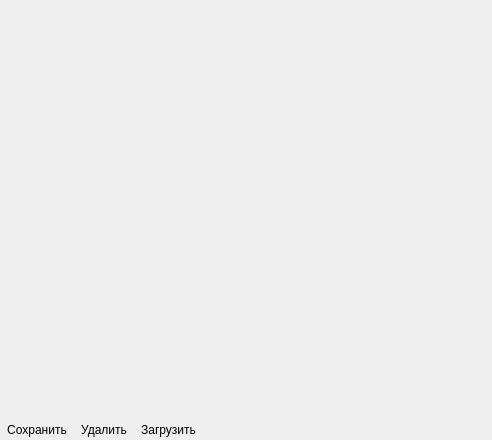
<?xml version="1.0" encoding="UTF-8"?>
<ui version="4.0">
 <class>PresetsList</class>
 <widget class="QWidget" name="PresetsList">
  <property name="geometry">
   <rect>
    <x>0</x>
    <y>0</y>
    <width>492</width>
    <height>440</height>
   </rect>
  </property>
  <property name="windowTitle">
   <string>Form</string>
  </property>
  <layout class="QVBoxLayout" name="verticalLayout">
   <property name="spacing">
    <number>0</number>
   </property>
   <property name="leftMargin">
    <number>0</number>
   </property>
   <property name="topMargin">
    <number>0</number>
   </property>
   <property name="rightMargin">
    <number>0</number>
   </property>
   <property name="bottomMargin">
    <number>0</number>
   </property>
   <item>
    <widget class="HelperLibraryNS::ExtList" name="extList"/>
   </item>
   <item>
    <layout class="QHBoxLayout" name="horizontalLayout">
     <item>
      <widget class="QToolButton" name="saveBtn">
       <property name="toolTip">
        <string>Сохранить предустановку</string>
       </property>
       <property name="statusTip">
        <string>Сохранить предустановку</string>
       </property>
       <property name="text">
        <string>Сохранить</string>
       </property>
       <property name="iconSize">
        <size>
         <width>32</width>
         <height>32</height>
        </size>
       </property>
       <property name="autoRaise">
        <bool>true</bool>
       </property>
      </widget>
     </item>
     <item>
      <widget class="QToolButton" name="removeBtn">
       <property name="toolTip">
        <string>Удалить выбранную предустановку</string>
       </property>
       <property name="statusTip">
        <string>Удалить выбранную предустановку</string>
       </property>
       <property name="text">
        <string>Удалить</string>
       </property>
       <property name="iconSize">
        <size>
         <width>32</width>
         <height>32</height>
        </size>
       </property>
       <property name="autoRaise">
        <bool>true</bool>
       </property>
      </widget>
     </item>
     <item>
      <widget class="QToolButton" name="loadBtn">
       <property name="toolTip">
        <string>Загрузить выбранную предустановку</string>
       </property>
       <property name="statusTip">
        <string>Загрузить выбранную предустановку</string>
       </property>
       <property name="text">
        <string>Загрузить</string>
       </property>
       <property name="iconSize">
        <size>
         <width>32</width>
         <height>32</height>
        </size>
       </property>
       <property name="autoRaise">
        <bool>true</bool>
       </property>
      </widget>
     </item>
     <item>
      <spacer name="horizontalSpacer">
       <property name="orientation">
        <enum>Qt::Horizontal</enum>
       </property>
       <property name="sizeHint" stdset="0">
        <size>
         <width>40</width>
         <height>20</height>
        </size>
       </property>
      </spacer>
     </item>
    </layout>
   </item>
  </layout>
 </widget>
 <customwidgets>
  <customwidget>
   <class>HelperLibraryNS::ExtList</class>
   <extends>QWidget</extends>
   <header>HelperLibrary/Widgets/ListWidgets/extlist.h</header>
  </customwidget>
 </customwidgets>
 <resources/>
 <connections/>
</ui>
